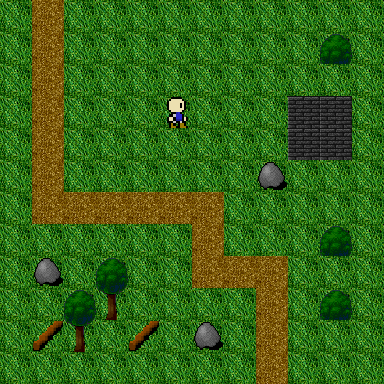

Rendered tile map (Tiled .tmx) drawn with the repository's tilesets; below, a short description and the full map source, tile grids included:
An orthogonal 12x12 tile map with 32x32 px tiles, 2 tile layers (Tile Layer 1, Tile Layer 2).

<map version="1.0" tiledversion="1.0.3" orientation="orthogonal" renderorder="right-down" width="12" height="12" tilewidth="32" tileheight="32" nextobjectid="1">
 <tileset firstgid="1" name="sheet" tilewidth="32" tileheight="32" tilecount="64" columns="8">
  <image source="sheet.png" width="256" height="256" />
 </tileset>
 <layer name="Tile Layer 1" width="12" height="12">
  <data encoding="csv">
3,3,3,3,3,3,3,3,3,3,3,3,
3,3,3,3,3,3,3,3,3,3,3,3,
3,3,3,3,3,3,3,3,3,3,3,3,
3,3,3,3,3,3,3,3,3,3,3,3,
3,3,3,3,3,3,3,3,3,3,3,3,
3,3,3,3,3,3,3,3,3,3,3,3,
3,3,3,3,3,3,3,3,3,3,3,3,
3,3,3,3,3,3,3,3,3,3,3,3,
3,3,3,3,3,3,3,3,3,3,3,3,
3,3,3,3,3,3,3,3,3,3,3,3,
3,3,3,3,3,3,3,3,3,3,3,3,
3,3,3,3,3,3,3,3,3,3,3,3
</data>
 </layer>
 <layer name="Tile Layer 2" width="12" height="12">
  <data encoding="csv">
3,2,3,3,3,3,3,3,3,3,3,3,
3,2,0,0,0,0,0,0,0,0,1,3,
3,2,0,0,0,0,0,3,0,0,0,3,
3,2,0,0,0,13,3,3,0,4,4,3,
3,2,0,3,0,0,0,0,0,4,4,3,
3,2,0,3,0,0,0,0,17,0,0,3,
3,2,2,2,2,2,2,0,0,0,0,3,
3,0,0,0,0,0,2,3,0,0,1,3,
3,17,0,1,0,0,2,2,2,0,0,3,
3,0,1,9,0,0,3,3,2,0,1,3,
3,10,9,3,10,0,17,0,2,0,0,3,
3,3,3,3,3,3,3,3,2,3,3,3
</data>
 </layer>
</map>